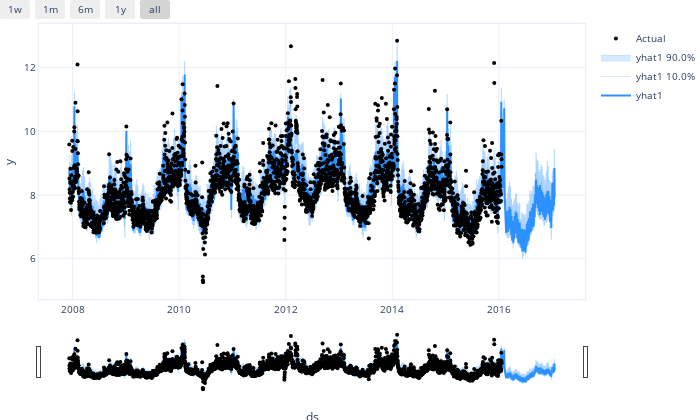

Notebook code cell kept with this figure:
### Markdown cell above
With TorchProphet, the import location for the function changes.

### Code cell
from neuralprophet.TorchProphet import plot_plotly

plot_plotly(np, forecast_np)

### Figure 1 — Plotly figure (JSON) as saved in the notebook; plotly's stock layout.template omitted (floating-point values rounded to 4 significant figures; data arrays with more than 128 entries replaced by an {"elided": "..."} marker saying what was removed)
{"data": [{"fill": "none", "line": {"color": "rgba(45, 146, 255, 1.0)", "width": 2}, "mode": "lines", "name": "yhat1", "type": "scatter", "x": {"elided": "3328 str values"}, "y": {"elided": "3328 float values"}}, {"fillcolor": "rgba(45, 146, 255, 0.2)", "line": {"color": "rgba(45, 146, 255, 0.2)", "width": 1}, "mode": "lines", "name": "yhat1 10.0%", "type": "scatter", "x": {"elided": "3328 str values"}, "y": {"elided": "3328 float values"}}, {"fill": "tonexty", "fillcolor": "rgba(45, 146, 255, 0.2)", "line": {"color": "rgba(45, 146, 255, 0.2)", "width": 1}, "mode": "lines", "name": "yhat1 90.0%", "type": "scatter", "x": {"elided": "3328 str values"}, "y": {"elided": "3328 float values"}}, {"marker": {"color": "black", "size": 4}, "mode": "markers", "name": "Actual", "type": "scatter", "x": {"elided": "3328 str values"}, "y": {"elided": "3328 float values"}}], "layout": {"autosize": true, "font": {"size": 10}, "height": 420, "hovermode": "x unified", "margin": {"b": 0, "l": 0, "pad": 0, "r": 10, "t": 10}, "showlegend": true, "title": {"font": {"size": 12}}, "width": 700, "xaxis": {"linewidth": 1.5, "mirror": true, "rangeselector": {"buttons": [{"count": 7, "label": "1w", "step": "day", "stepmode": "backward"}, {"count": 1, "label": "1m", "step": "month", "stepmode": "backward"}, {"count": 6, "label": "6m", "step": "month", "stepmode": "backward"}, {"count": 1, "label": "1y", "step": "year", "stepmode": "backward"}, {"step": "all"}]}, "rangeslider": {"visible": true}, "showline": true, "title": {"text": "ds"}, "type": "date"}, "yaxis": {"linewidth": 1.5, "mirror": true, "showline": true, "title": {"text": "y"}}}}
